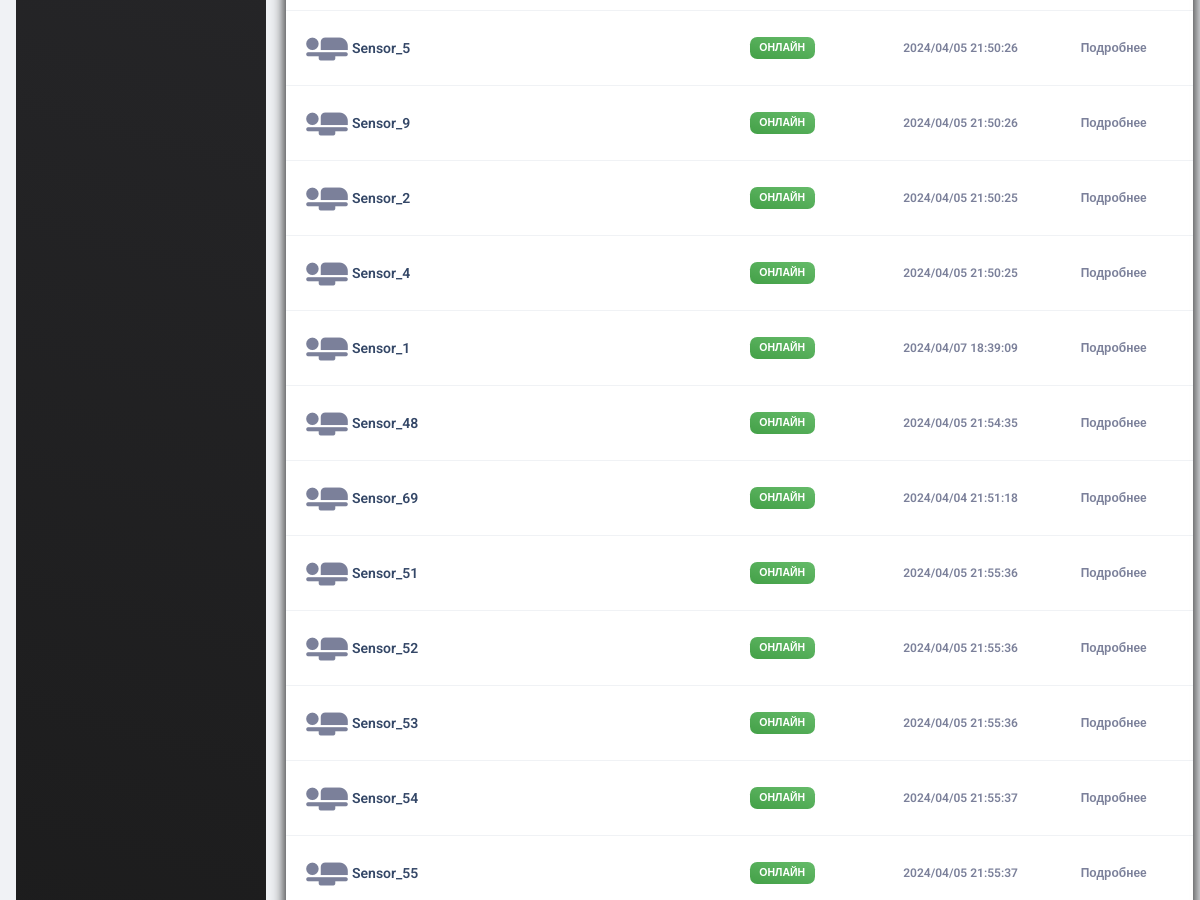
The app's page /search/ (middle part), older data.
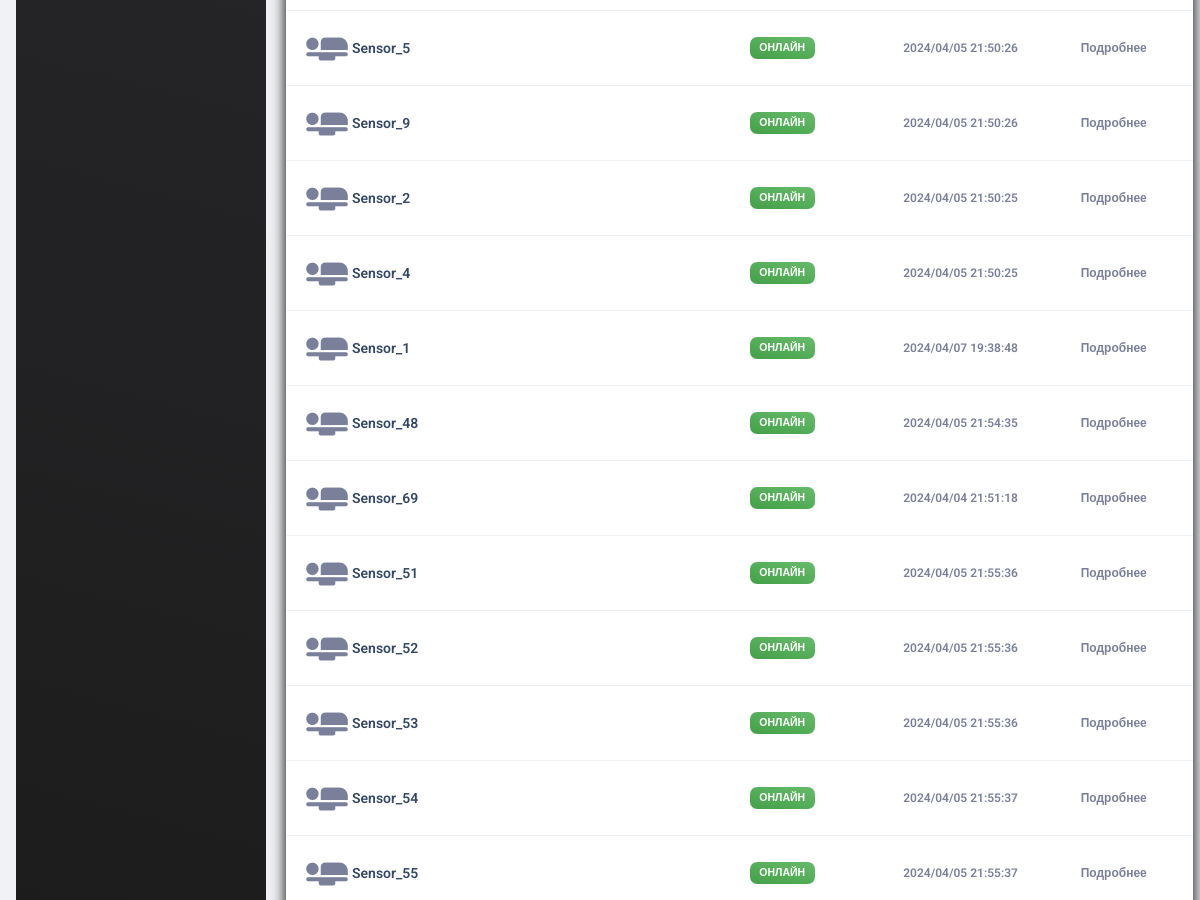
The same page, newer data.
### esp_sensor/models.py (models this page shows, shortened)
class Sensor(models.Model):
    id = models.AutoField(primary_key=True)
    name = models.CharField('Имя датчика', max_length=100, unique=True)
    slug = models.SlugField(max_length=255, unique=True, db_index=True, verbose_name="URL")
    description = models.TextField('Описание', blank=True)
    owner = models.CharField("Владелец", max_length=100, blank=True)
    date_added = models.DateTimeField('Дата добавления', auto_now=True)
    country = models.ManyToManyField(Country, blank=True, verbose_name='Страна')
    city = models.ManyToManyField(City, blank=True, verbose_name='Город')
    inclusions = models.IntegerField("Количество включений", default=0)
    power = models.IntegerField(default=0,
                                blank=True,
                                verbose_name='Мощность',
                                validators=[MinValueValidator(0), MaxValueValidator(100)])
    watt = models.IntegerField("Потребление мощности", default=0)
    volt = models.IntegerField("Электрическое напряжение", default=0)
    work = models.BooleanField('Онлайн', default=True)
    blocked = models.BooleanField('Заблокирован', default=False)
    start = models.BooleanField('Старт', default=False)
    temperature = models.FloatField('Температура', default=0)
    fan_speed = models.IntegerField('Скорость кулера', default=0)
    class Meta:
        verbose_name = 'Датчик'
        verbose_name_plural = 'Датчики'

### esp_sensor/views.py (the view)
# urls.py: path('search/', views.search_sensors, name='search_sensors'),
def search_sensors(request):
    query = request.GET.get('q')
    if query:
        sensors = Sensor.objects.filter(
            Q(name__icontains=query) |
            Q(description__icontains=query) |
            Q(owner__icontains=query) |
            Q(country__name__icontains=query) |
            Q(city__name__icontains=query) |
            Q(inclusions__icontains=query)
        ).distinct()
    else:
        sensors = Sensor.objects.all()
    return render(request, 'sensor/search_results.html', {'sensors': sensors, 'query': query})

### templates/sensor/search_results.html (shortened to what this page needs)
{% load static %}
{% include 'base.html' %}
<body class="g-sidenav-show  bg-gray-200">
<aside class="sidenav navbar navbar-vertical navbar-expand-xs border-0 border-radius-xl my-3 fixed-start ms-3   bg-gradient-dark"
       id="sidenav-main">
</aside>
<main class="main-content position-relative max-height-vh-100 h-100 border-radius-lg ">
    <div class="container-fluid py-4">
        <div class="row">
            <div class="col-12">
                <div class="card my-4">
                    <div class="card-body px-0 pb-2">
                        <div class="table-responsive p-0">
                            <table class="table align-items-center mb-0">
                                <tbody>
                                {% for sensor in sensors %}
                                    <tr>
                                        <td>
                                            <div class="d-flex px-2 py-1">
                                                <div>
                                                    <i class="material-icons"
                                                       style="font-size: 50px;">airline_seat_flat</i>
                                                </div>
                                                <div class="d-flex flex-column justify-content-center">
                                                    <h6 class="mb-0 text-sm">{{ sensor.name }}</h6>
                                                </div>
                                            </div>
                                        </td>
                                        <td>
                                        </td>
                                        <td class="align-middle text-center text-sm">
                                            {% if sensor.work %}
                                                <span class="badge badge-sm bg-gradient-success">Онлайн</span>
                                            {% else %}
                                                <span class="badge badge-sm bg-gradient-secondary">Оффлайн</span>
                                            {% endif %}
                                        </td>
                                        <td class="align-middle text-center">
                                            <span class="text-secondary text-xs font-weight-bold">{{ sensor.date_added | date:"Y/m/d H:i:s" }}</span>
                                        </td>
                                        <td class="align-middle">
                                            <a href="{% url 'sensor_detail' sensor.pk %}"
                                               class="text-secondary font-weight-bold text-xs"
                                               data-toggle="tooltip" data-original-title="Edit user">
                                                Подробнее
                                            </a>
                                        </td>
                                    </tr>
                                {% empty %}
                                    <h6 class="text-primary ps-3">Поиск не дал результатов!</h6>
                                {% endfor %}
                                </tbody>
                            </table>
                        </div>
                    </div>
                </div>
            </div>
        </div>
    </div>
</main>
</body>

Row changes from the older to the newer data that the page shows:
changed Sensor "Sensor_1": date_added "2024/04/07 18:39:09" → "2024/04/07 19:38:48"
